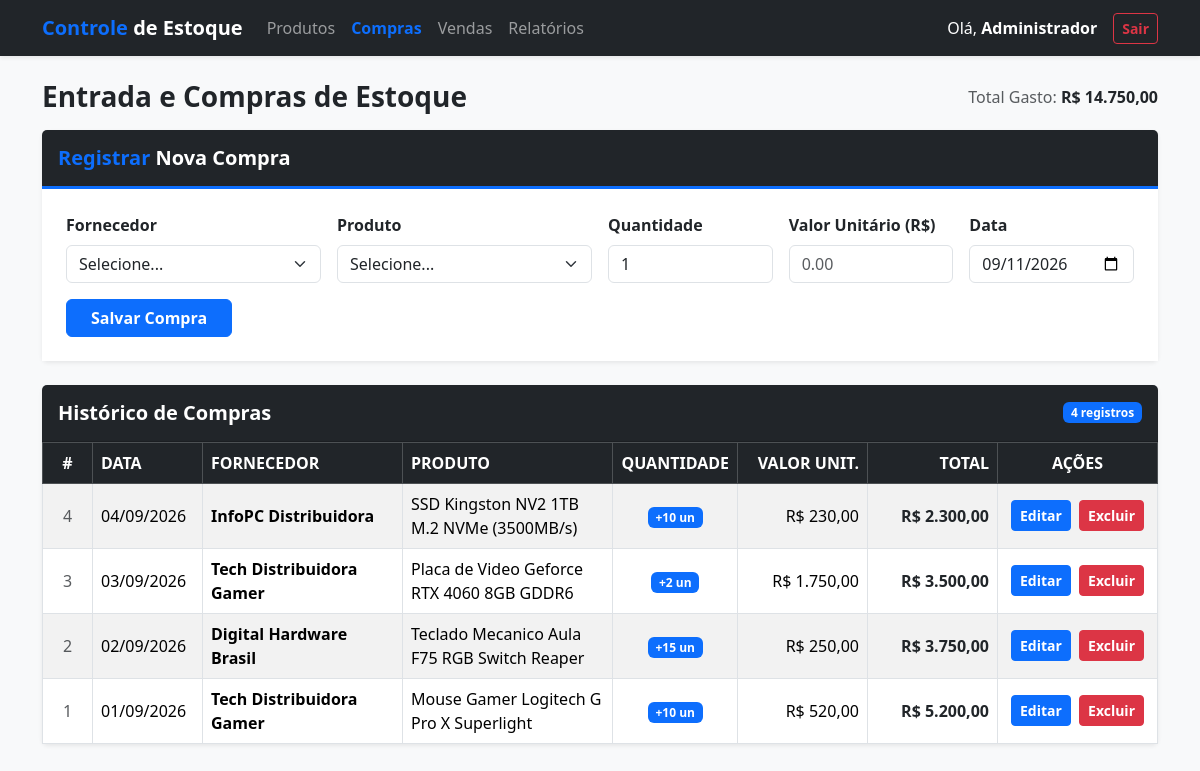
The app's page /compras.php (signed in) with its own data.
### tables this page shows
CREATE TABLE COMPRAS (
    cd_compra INT NOT NULL AUTO_INCREMENT PRIMARY KEY,
    dt_compra DATE NOT NULL,
    vl_total DECIMAL(10,2) NOT NULL,
    cd_fornecedor INT NOT NULL,
    cd_usuario INT NOT NULL,

    FOREIGN KEY (cd_fornecedor)
        REFERENCES FORNECEDORES(cd_fornecedor),

    FOREIGN KEY (cd_usuario)
        REFERENCES USUARIOS(cd_usuario)
);

CREATE TABLE FORNECEDORES (
    cd_fornecedor INT NOT NULL AUTO_INCREMENT PRIMARY KEY,
    nm_fornecedor VARCHAR(80) NOT NULL,
    ds_cnpj VARCHAR(18) NOT NULL,
    ds_telefone VARCHAR(20),
    ds_email VARCHAR(80),
    ds_endereco VARCHAR(120)
);

CREATE TABLE PRODUTOS (
    cd_produto INT NOT NULL AUTO_INCREMENT PRIMARY KEY,
    nm_produto VARCHAR(100) NOT NULL,
    ds_produto VARCHAR(200),
    vl_custo DECIMAL(10,2) NOT NULL,
    vl_venda DECIMAL(10,2) NOT NULL,
    qt_estoque INT NOT NULL DEFAULT 0,
    qt_estoque_minimo INT NOT NULL DEFAULT 0,
    cd_categoria INT NOT NULL,
    cd_fornecedor INT NOT NULL,

    FOREIGN KEY (cd_categoria)
        REFERENCES CATEGORIAS(cd_categoria),

    FOREIGN KEY (cd_fornecedor)
        REFERENCES FORNECEDORES(cd_fornecedor)
);

CREATE TABLE ITENS_COMPRAS (
    cd_item_compra INT NOT NULL AUTO_INCREMENT PRIMARY KEY,
    cd_compra INT NOT NULL,
    cd_produto INT NOT NULL,
    qt_produto INT NOT NULL,
    vl_unitario DECIMAL(10,2) NOT NULL,
    vl_total DECIMAL(10,2) NOT NULL,

    FOREIGN KEY (cd_compra)
        REFERENCES COMPRAS(cd_compra),

    FOREIGN KEY (cd_produto)
        REFERENCES PRODUTOS(cd_produto)
);

### compras.php (the view, shortened to what this page needs)
<?php
require_once "conexao.php";
$compras = $pdo->query("
    SELECT c.cd_compra, c.dt_compra, c.vl_total, f.nm_fornecedor, p.nm_produto, ic.qt_produto, ic.vl_unitario
    FROM compras c
    JOIN fornecedores f ON c.cd_fornecedor = f.cd_fornecedor
    JOIN itens_compras ic ON c.cd_compra = ic.cd_compra
    JOIN produtos p ON ic.cd_produto = p.cd_produto
    ORDER BY c.cd_compra DESC
")->fetchAll(PDO::FETCH_ASSOC);
$total_compras = $pdo->query("SELECT SUM(vl_total) FROM compras")->fetchColumn() ?: 0;
?>
<!DOCTYPE html>
<html lang="pt-BR">
<head>
    <link href="https://cdn.jsdelivr.net/npm/bootstrap@5.3.3/dist/css/bootstrap.min.css" rel="stylesheet">
</head>
<body class="bg-light">
<nav class="navbar navbar-expand-lg navbar-dark bg-dark shadow-sm mb-4">
    <div class="container">
        <a class="navbar-brand fw-bold" href="index.php"><span class="text-primary">Controle</span> de Estoque</a>
        <div class="collapse navbar-collapse" id="menu">
            <ul class="navbar-nav me-auto mb-2 mb-lg-0">
                <li class="nav-item"><a class="nav-link" href="index.php">Produtos</a></li>
                <li class="nav-item"><a class="nav-link active fw-bold text-primary" href="compras.php">Compras</a></li>
                <li class="nav-item"><a class="nav-link" href="vendas.php">Vendas</a></li>
                <li class="nav-item"><a class="nav-link" href="relatorios.php">Relatórios</a></li>
            </ul>
            <div class="d-flex align-items-center">
                <span class="text-white me-3">Olá, <strong><?php echo htmlspecialchars($_SESSION['usuario']); ?></strong></span>
                <a href="logout.php" class="btn btn-outline-danger btn-sm fw-bold">Sair</a>
            </div>
        </div>
    </div>
</nav>
<div class="container mb-5">
    <div class="d-flex justify-content-between align-items-center mb-3">
        <h3 class="fw-bold text-dark mb-0">Entrada e Compras de Estoque</h3>
        <span class="text-muted">Total Gasto: <strong class="text-dark">R$ <?php echo number_format($total_compras, 2, ',', '.'); ?></strong></span>
    </div>
    <div class="card shadow-sm border-0 mb-4">
        <div class="card-header bg-dark text-white py-3 border-bottom border-primary border-3">
            <h5 class="mb-0 fw-bold"><span class="text-primary">Registrar</span> Nova Compra</h5>
        </div>
        <div class="card-body p-4 bg-white">
            <form method="POST" action="compras.php">
                <div class="row g-3">
                    <div class="col-md-3">
                        <label class="form-label fw-bold text-dark">Fornecedor</label>
                        <select class="form-select" name="fornecedor" required>
                            <option value="" disabled selected>Selecione...</option>
                        </select>
                    </div>
                    <div class="col-md-3">
                        <label class="form-label fw-bold text-dark">Produto</label>
                        <select class="form-select" name="produto" required>
                            <option value="" disabled selected>Selecione...</option>
                        </select>
                    </div>
                    <div class="col-md-2">
                        <label class="form-label fw-bold text-dark">Quantidade</label>
                        <input type="number" min="1" name="quantidade" class="form-control" value="1" required>
                    </div>
                    <div class="col-md-2">
                        <label class="form-label fw-bold text-dark">Valor Unitário (R$)</label>
                        <input type="number" step="0.01" name="valor_unitario" class="form-control" placeholder="0.00" required>
                    </div>
                    <div class="col-md-2">
                        <label class="form-label fw-bold text-dark">Data</label>
                        <input type="date" name="data" class="form-control" value="<?php echo date('Y-m-d'); ?>" required>
                    </div>
                </div>
                <div class="mt-3">
                    <button type="submit" class="btn btn-primary fw-bold px-4">Salvar Compra</button>
                </div>
            </form>
        </div>
    </div>
    <div class="card shadow-sm border-0">
        <div class="card-header bg-dark text-white py-3 d-flex justify-content-between align-items-center">
            <h5 class="mb-0 fw-bold">Histórico de Compras</h5>
            <span class="badge bg-primary"><?php echo count($compras); ?> registros</span>
        </div>
        <div class="card-body p-0 bg-white">
            <div class="table-responsive">
                <table class="table table-striped table-bordered table-hover mb-0 align-middle">
                    <thead class="table-dark">
                        <tr>
                            <th class="text-center text-nowrap" style="width: 50px;">#</th>
                            <th class="text-nowrap" style="width: 110px;">DATA</th>
                            <th class="text-nowrap" style="width: 200px;">FORNECEDOR</th>
                            <th>PRODUTO</th>
                            <th class="text-nowrap text-center" style="width: 120px;">QUANTIDADE</th>
                            <th class="text-nowrap text-end" style="width: 130px;">VALOR UNIT.</th>
                            <th class="text-nowrap text-end" style="width: 130px;">TOTAL</th>
                            <th class="text-nowrap text-center" style="width: 160px;">AÇÕES</th>
                        </tr>
                    </thead>
                    <tbody>
                        <?php if (empty($compras)): ?>
                            <tr>
                                <td colspan="8" class="text-center py-4 text-muted">Nenhuma compra registrada.</td>
                            </tr>
                        <?php else: ?>
                            <?php foreach ($compras as $c): ?>
                                <tr>
                                    <td class="text-center text-muted"><?php echo $c['cd_compra']; ?></td>
                                    <td class="text-nowrap"><?php echo date('d/m/Y', strtotime($c['dt_compra'])); ?></td>
                                    <td><strong><?php echo htmlspecialchars($c['nm_fornecedor']); ?></strong></td>
                                    <td><?php echo htmlspecialchars($c['nm_produto']); ?></td>
                                    <td class="text-nowrap text-center"><span class="badge bg-primary">+<?php echo $c['qt_produto']; ?> un</span></td>
                                    <td class="text-nowrap text-end">R$ <?php echo number_format($c['vl_unitario'], 2, ',', '.'); ?></td>
                                    <td class="text-nowrap text-end"><strong class="text-dark">R$ <?php echo number_format($c['vl_total'], 2, ',', '.'); ?></strong></td>
                                    <td class="text-nowrap text-center">
                                        <a href="editar_compra.php?id=<?php echo $c['cd_compra']; ?>" class="btn btn-primary btn-sm fw-bold me-1">Editar</a>
                                        <a href="compras.php?excluir=<?php echo $c['cd_compra']; ?>" class="btn btn-danger btn-sm fw-bold" onclick="return confirm('Deseja realmente excluir esta compra?')">Excluir</a>
                                    </td>
                                </tr>
                            <?php endforeach; ?>
                        <?php endif; ?>
                    </tbody>
                </table>
            </div>
        </div>
    </div>
</div>
</body>
</html>

### records on screen
compras: cd_compra "4", dt_compra "04/09/2026", cd_fornecedor.nm_fornecedor "InfoPC Distribuidora", produtos.nm_produto "SSD Kingston NV2 1TB M.2 NVMe (3500MB/s)", itens_compras.qt_produto "10", itens_compras.vl_unitario "230,00", vl_total "2.300,00"
compras: cd_compra "3", dt_compra "03/09/2026", cd_fornecedor.nm_fornecedor "Tech Distribuidora Gamer", produtos.nm_produto "Placa de Video Geforce RTX 4060 8GB GDDR6", itens_compras.qt_produto "2", itens_compras.vl_unitario "1.750,00", vl_total "3.500,00"
compras: cd_compra "2", dt_compra "02/09/2026", cd_fornecedor.nm_fornecedor "Digital Hardware Brasil", produtos.nm_produto "Teclado Mecanico Aula F75 RGB Switch Reaper", itens_compras.qt_produto "15", itens_compras.vl_unitario "250,00", vl_total "3.750,00"
compras: cd_compra "1", dt_compra "01/09/2026", cd_fornecedor.nm_fornecedor "Tech Distribuidora Gamer", produtos.nm_produto "Mouse Gamer Logitech G Pro X Superlight", itens_compras.qt_produto "10", itens_compras.vl_unitario "520,00", vl_total "5.200,00"

### other values on screen
$_SESSION['usuario'] "Administrador"
$total_compras "14.750,00"
count($compras) "4"
